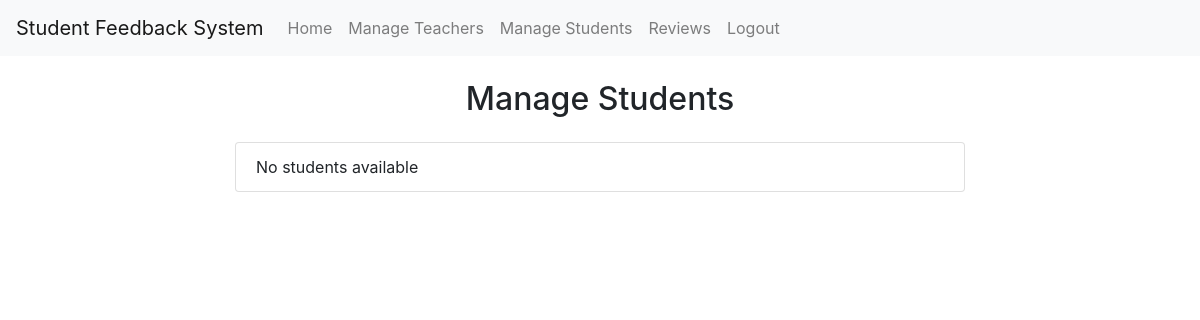
Before: /students with the older database file.
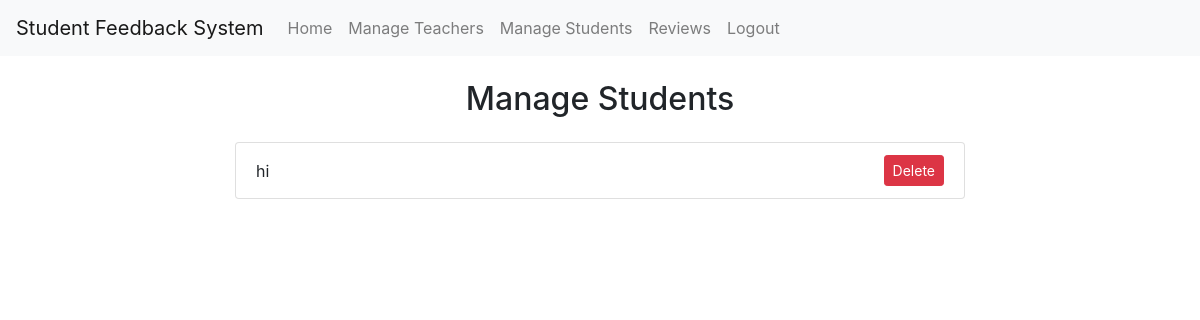
After: the same page with the newer database file.
### StudentFeedbackApp/models.py (models this page shows, shortened)
class Student(models.Model):
    user = models.OneToOneField(User,on_delete=models.CASCADE,default=1)
    RollNo = models.IntegerField(default=0)
    Name = models.CharField(max_length=100,default='')
    DateOfBirth = models.DateField(default=datetime.now)
    DateOfAdmission = models.DateField(default=datetime.now)
    DateOfGraduation = models.DateField(default=datetime.now)
    Department = models.CharField(max_length=100,default='')

### StudentFeedbackApp/views.py (the view)
# urls.py: path('students', views.student_manage, name='student-manage'),  # Redirect to student management page by default
def student_manage(request):
    students = Student.objects.all()
    return render(request, 'student_manage.html', {'students': students})

### templates/student_manage.html (shortened to what this page needs)
{% extends 'base.html' %}
{% block content %}
<div class="row justify-content-center">
    <div class="col-md-8">
        <h2 class="text-center mb-4">Manage Students</h2>
        <ul class="list-group">
            {% for student in students %}
            <li class="list-group-item d-flex justify-content-between align-items-center">
                {{ student.user.username }}
                <form method="post" action="{% url 'delete_student' student.id %}">
                    <button type="submit" class="btn btn-danger btn-sm">Delete</button>
                </form>
            </li>
            {% empty %}
            <li class="list-group-item">No students available</li>
            {% endfor %}
        </ul>
    </div>
</div>
{% endblock %}

### templates/base.html (shortened to what this page needs)
{% load static %}
<!DOCTYPE html>
<html lang="en">
<head>
    <link rel="stylesheet" href="https://stackpath.bootstrapcdn.com/bootstrap/4.5.2/css/bootstrap.min.css">
</head>
<body>
    <nav class="navbar navbar-expand-lg navbar-light bg-light">
        <a class="navbar-brand" href="#">Student Feedback System</a>
        <div class="collapse navbar-collapse" id="navbarSupportedContent">
            <ul class="navbar-nav mr-auto">
                <li class="nav-item">
                    <a class="nav-link" href="{% url 'homepage' %}">Home</a>
                </li>
                <li class="nav-item">
                    <a class="nav-link" href="{% url 'teacher-manage' %}">Manage Teachers</a>
                </li>
                <li class="nav-item">
                    <a class="nav-link" href="{% url 'student-manage' %}">Manage Students</a>
                </li>
                <li class="nav-item">
                    <a class="nav-link" href="{% url 'review-list' %}">Reviews</a>
                </li>
                <li class="nav-item">
                    <a class="nav-link" href="{% url 'logout' %}">Logout</a>
                </li>
            </ul>
        </div>
    </nav>
    <div class="container mt-4">
        {% block content %}
        {% endblock %}
    </div>
</body>
</html>

Changed rows visible on the page:
added Student: user.username "hi"
Other visible differences:
text no longer shown: "No students available"
